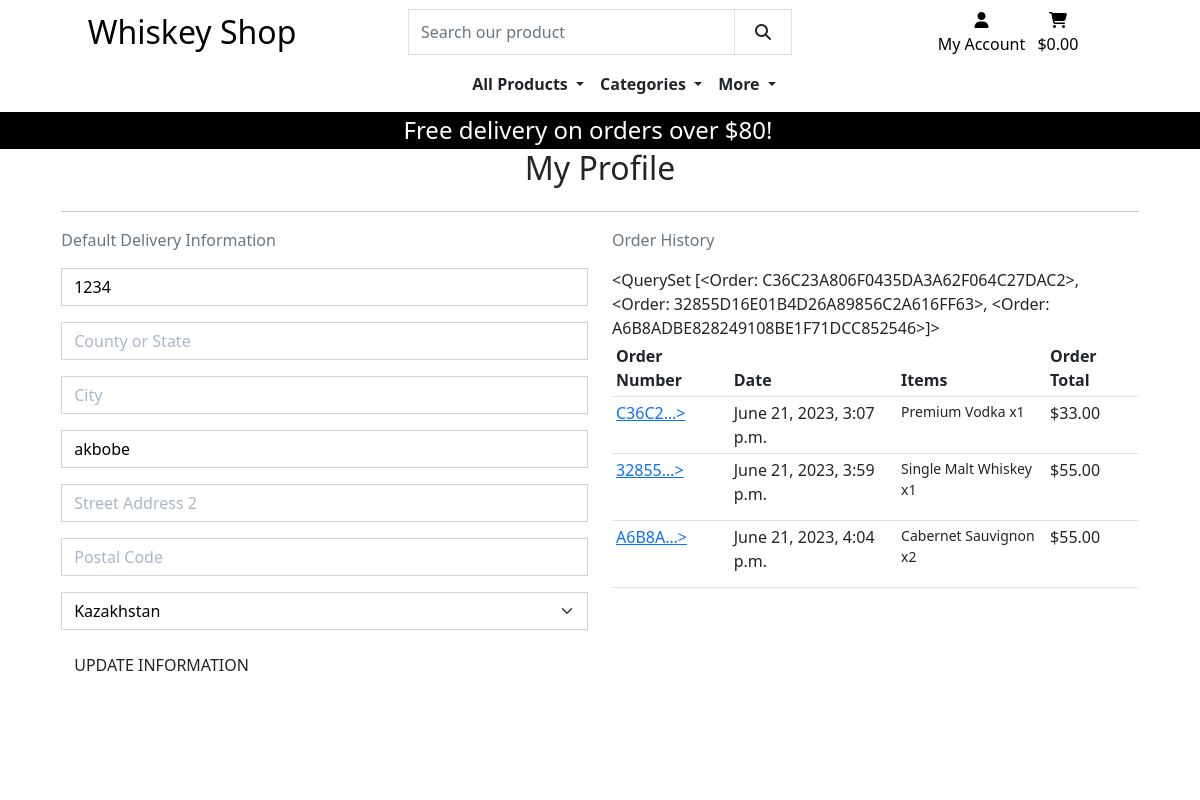
The app's page /profile/ (signed in) with its own data.
### profiles/models.py (models this page shows, shortened)
class UserProfile(models.Model):
    user = models.OneToOneField(User, on_delete=models.CASCADE)
    default_phone_number = models.CharField(max_length=20, null=True,
                                            blank=True)
    default_county = models.CharField(max_length=80, null=True, blank=True)
    default_city = models.CharField(max_length=40, null=True, blank=True)
    default_street_address1 = models.CharField(max_length=80, null=True,
                                               blank=True)
    default_street_address2 = models.CharField(max_length=80, null=True,
                                               blank=True)
    default_postcode = models.CharField(max_length=20, null=True, blank=True)
    default_country = CountryField(blank_label='Country', null=True,
                                   blank=True)

### checkout/models.py (models this page shows, shortened)
class Order(models.Model):
    order_number = models.CharField(max_length=32, null=False, editable=False)
    user_name = models.ForeignKey(UserProfile, on_delete=models.SET_NULL,
                                  null=True, blank=True, related_name='orders')
    full_name = models.CharField(max_length=50, null=False, blank=False)
    email = models.EmailField(max_length=254, null=False, blank=False)
    phone_number = models.CharField(max_length=20, null=False, blank=False)
    country = CountryField(blank_label='Country *', null=False, blank=False)
    county = models.CharField(max_length=80, null=True, blank=True)
    city = models.CharField(max_length=80, null=True, blank=True)
    postcode = models.CharField(max_length=20, null=True, blank=True)
    street_address1 = models.CharField(max_length=80, null=False, blank=False)
    street_address2 = models.CharField(max_length=80, null=True, blank=True)
    date = models.DateTimeField(auto_now_add=True)
    delivery_cost = models.DecimalField(max_digits=6, decimal_places=2, null=False, default=0)
    order_total = models.DecimalField(max_digits=10, decimal_places=2, null=False, default=0)
    grand_total = models.DecimalField(max_digits=10, decimal_places=2, null=False, default=0)
    original_bag = models.TextField(null=False, blank=False, default='')
    stripe_pid = models.CharField(max_length=200, null=False, blank=False, default='')
    def __str__(self):
        return self.order_number

class OrderLineItem(models.Model):
    order = models.ForeignKey(Order, null=False, blank=False, on_delete=models.CASCADE, related_name='lineitems')
    product = models.ForeignKey(Product, null=False, blank=False, on_delete=models.CASCADE)
    product_flavor = models.CharField(max_length=2, null=True, blank=True)
    quantity = models.IntegerField(null=False, blank=False, default=0)
    lineitem_total = models.DecimalField(max_digits=6, decimal_places=2, null=False, blank=False, editable=False)

### products/models.py (models this page shows, shortened)
class Product(models.Model):
    category = models.ForeignKey('Category', null=True, blank=True, on_delete=models.SET_NULL)
    sku = models.CharField(max_length=254, null=True, blank=True)
    name = models.CharField(max_length=254)
    description = models.TextField()
    price = models.DecimalField(max_digits=6, decimal_places=2)
    rating = models.DecimalField(max_digits=6, decimal_places=2, null=True, blank=True)
    image = models.ImageField(null=True, blank=True)
    has_other_flavors = models.BooleanField(default=False, null=True, blank=True)
    customized_message = models.BooleanField(default=False, null=True, blank=True)

### profiles/views.py (the view, shortened to what this page needs)
# urls.py: path('', views.profile, name='profile'),
@login_required
def profile(request):
    try:
        profile = UserProfile.objects.get(user=request.user)
    except UserProfile.DoesNotExist:
        profile = None
    form = UserProfileForm(instance=profile)
    orders = profile.orders.all()
    template = 'profiles/profile.html'
    context = {
        'form': form,
        'orders': profile.orders.all() if profile else [],
        'on_profile_page': True
    }
    return render(request, template, context)

### profiles/forms.py
class UserProfileForm(forms.ModelForm):
    class Meta:
        model = UserProfile
        exclude = ('user',)
    def __init__(self, *args, **kwargs):
        super().__init__(*args, **kwargs)
        placeholders = {
            'default_phone_number': 'Phone Number',
            'default_county': 'County or State',
            'default_city': 'City',
            'default_postcode': 'Postal Code',
            'default_street_address1': 'Street Address 1',
            'default_street_address2': 'Street Address 2',
        }
        self.fields['default_phone_number'].widget.attrs['autofocus'] = True
        for field in self.fields:
            if field != 'default_country':
                if self.fields[field].required:
                    placeholder = f'{placeholders[field]} *'
                else:
                    placeholder = placeholders[field]
                self.fields[field].widget.attrs['placeholder'] = placeholder
            self.fields[field].widget.attrs['class'] = 'border-black rounded-0 profile-form-input'
            self.fields[field].label = False

### bag/contexts.py (called while the page is built, shortened)
def bag_contents(request):
    bag_items = []
    total = 0
    product_count = 0
    bag = request.session.get('bag', {})
    if total < settings.FREE_DELIVERY_THRESHOLD:
        delivery = total * Decimal(settings.STANDARD_DELIVERY_PERCENTAGE / 100)
        free_delivery_delta = settings.FREE_DELIVERY_THRESHOLD - total
    else:
        delivery = 0
        free_delivery_delta = 0
    grand_total = delivery + total
    context = {
        'bag_items': bag_items,
        'total': total,
        'product_count': product_count,
        'delivery': delivery,
        'free_delivery_delta': free_delivery_delta,
        'free_delivery_threshold': settings.FREE_DELIVERY_THRESHOLD,
        'grand_total': grand_total,
    }
    return context

### profiles/templates/profiles/profile.html (shortened to what this page needs)
{% extends "base.html" %}
{% load static %}
{% block extra_css %}
    <link rel="stylesheet" href="{% static 'profiles/css/profile.css' %}">
{% endblock %}
{% block content %}
<div class="overlay"></div>
<div class="container">
    <div class="row">
        <div class="col">
            <h2 class="mb-4 text-center">My Profile</h2>
            <hr>
        </div>
    </div>
    <div class="row">
        <div class="col-12 col-lg-6">
            <p class="text-muted">Default Delivery Information</p>
            <form action="{% url 'profile' %}" class="mt-3" method="POST" id="profile-update-form">
                {{ form|crispy }}
                <button class="btn btn-black rounded-0 text-uppercase float-right">Update Information</button>
            </form>
        </div>
        <div class="col-12 col-lg-6">
            <p class="text-muted">Order History</p>
                {{ orders }}
                <div class="order-history">
                    <table class="table table-sm">
                        <thead>
                            <tr>
                                <th>Order Number</th>
                                <th>Date</th>
                                <th>Items</th>
                                <th>Order Total</th>
                            </tr>
                        </thead>
                        <tbody>
                            {% for order in orders %}
                            <tr>
                                <td>
                                    <a href="{% url 'order_history' order.order_number %}"
                                    title="{{ order.order_number }}">
                                        {{ order.order_number|truncatechars:6 }}>
                                    </a>
                                </td>
                                <td>{{ order.date }}</td>
                                <td>
                                    <ul class="list-unstyled">
                                        {% for item in order.lineitems.all %}
                                            <li class="small">
                                                {{ item.product.name }} x{{ item.quantity }}
                                            </li>
                                        {% endfor %}
                                    </ul>
                                </td>
                                <td>${{ order.grand_total }}</td>
                                </tr>
                            {% endfor %}
                        </tbody>
                    </table>
                </div>
        </div>
    </div>
{% endblock %}

### static/css/base.css (style rules this page uses)
html, body { height: 100%; margin: 0; }
@media (min-width: 1200px) { .container { max-width: 90%; } }
.overlay { height: 100%; width: 100%; top: 0; left: 0; position: fixed; background: white; z-index: -1; }

### profiles/static/profiles/css/profile.css (style rules this page uses)
.order-history { max-height: 416px; overflow-y: auto; }
#profile-update-form .form-control { color: #000; }
#profile-update-form input::placeholder { color: #aab7c4; }
#id_default_country, #id_default_country option:not(:first-child) { color: #000; }

### records on screen
UserProfile: default_phone_number "1234", default_street_address1 "akbobe", default_country "Kazakhstan", id.order_number "<QuerySet [<Order: C36C23A806F0435DA3A62F064C27DAC2>, <Order: 32855D16E01B4D26A89856C2A616FF63>, <Order: A6B8ADBE828249108BE1F71DCC852546>]>"
Order: order_number "C36C2…", date "June 21, 2023, 3:07 p.m.", grand_total "33.00"
OrderLineItem: product.name "Premium Vodka", quantity "1"
Order: order_number "32855…", date "June 21, 2023, 3:59 p.m.", grand_total "55.00"
OrderLineItem: product.name "Single Malt Whiskey", quantity "1"
Order: order_number "A6B8A…", date "June 21, 2023, 4:04 p.m.", grand_total "55.00"
OrderLineItem: product.name "Cabernet Sauvignon", quantity "2"

### other values on screen
{{ free_delivery_threshold }} "80"
